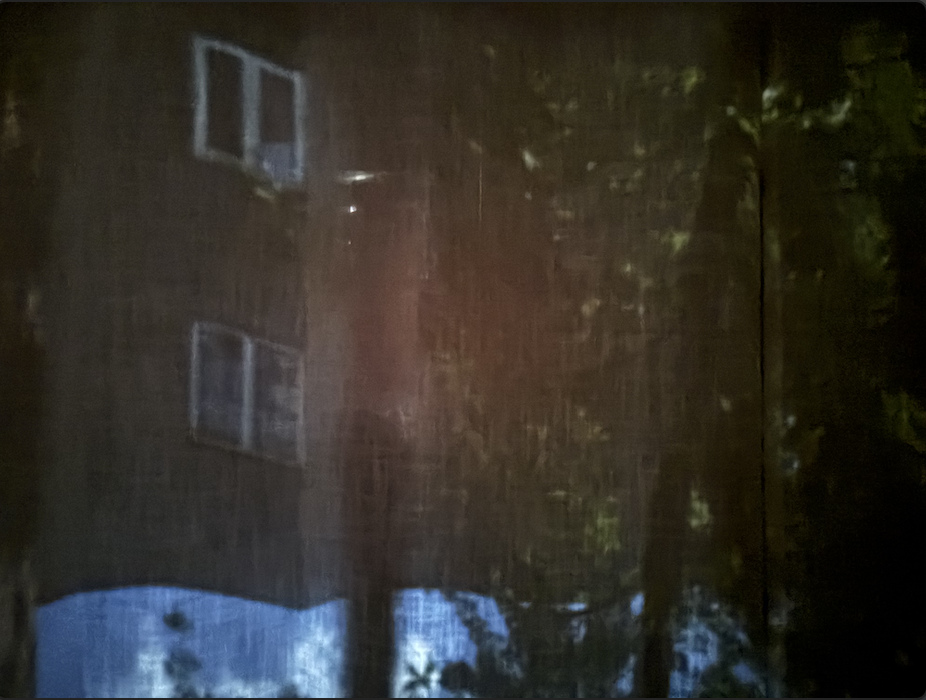
#> input picture data/room_pinhole_projection.png, 926 x 700 px, given in place of campus.tiff, which was not available
$ python all_python_code.py
#> lines starting #> are read from the running program, lines starting #| are printed output that depends on the picture; pictures that were not available may be replaced by others from this repository, and a replacement may not be noted
import skimage
import numpy as np
import matplotlib
import matplotlib.pyplot as plt

import scipy
matplotlib.use('Qt5Agg')

image = skimage.io.imread("data/campus.tiff")
#> image is the input picture: shape (700, 926, 4); mean R, G, B, A 49.2, 46.1, 40.1, 255
# [6 lines of commented-out code are left out]

image = image.astype(np.float64)

#########Linearization
# black is 150 -> , white is 4095 -> 1
image = image - 150.0
image = image / (4095.0-150.0)
image = np.clip(image, 0.0, 1.0)
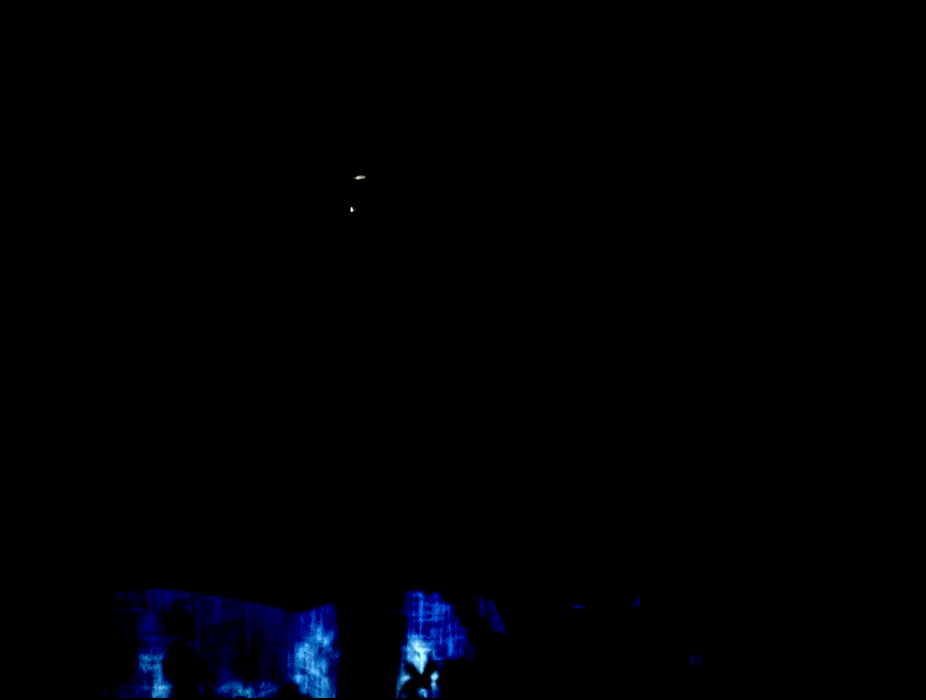
#> image: shape (700, 926, 4) float64; mean R, G, B, A 2.2e-05, 9.46e-05, 0.000349, 0.0266; drawn with min black and max white

# fig,axs = plt.subplots(2, 2, figsize=(12, 4))
# axs[0,0].imshow(image[::2, ::2], cmap='gray')
# axs[0,1].imshow(image[::2, 1::2], cmap='gray')
# axs[1,0].imshow(image[1::2, ::2], cmap='gray')
# axs[1,1].imshow(image[1::2, 1::2], cmap='gray')
# plt.show()

###############White Balancing (Automatic)
reds = image[::2, ::2]
greens1 = image[::2, 1::2]
greens2 = image[1::2, ::2]
blues = image[1::2, 1::2]


rmax = np.max(reds)
#> rmax = 0.0266
gmax = np.max((np.max(greens1), np.max(greens2)))
#> gmax = 0.0266
bmax = np.max(blues)
#> bmax = 0.0266

WB_white_world = np.empty(image.shape, dtype=image.dtype)
WB_white_world[::2, ::2] = reds*gmax/rmax
#> WB_white_world: shape (700, 926, 4) float64; 0% of the values are NaN or infinite; the others: min -1.73e+308, max 7e+299, mean -inf
WB_white_world[::2, 1::2] = greens1
WB_white_world[1::2, ::2] = greens2
#> WB_white_world: shape (700, 926, 4) float64; 0% of the values are NaN or infinite; the others: min -1.73e+308, max 6.29e+288, mean -inf
WB_white_world[1::2, 1::2] = blues*gmax/bmax

ravg = np.average(reds)
#> ravg = 0.00677
gavg = np.average((np.average(greens1), np.average(greens2)))
#> gavg = 0.00677
bavg = np.average(blues)
#> bavg = 0.00677
WB_gray_world = np.empty(image.shape, dtype=image.dtype)
WB_gray_world[::2, ::2] = reds*gavg/ravg
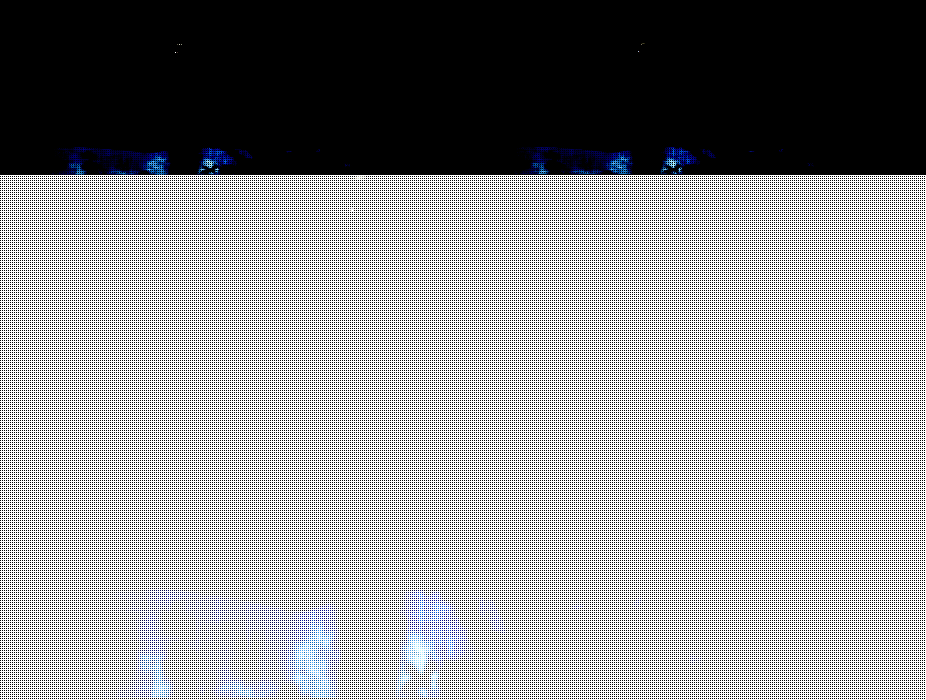
#> WB_gray_world: shape (700, 926, 4) float64; mean R, G, B, A 9.57e-06, 4.12e-05, 0.000153, 0.0116; transparent parts drawn white
WB_gray_world[::2, 1::2] = greens1
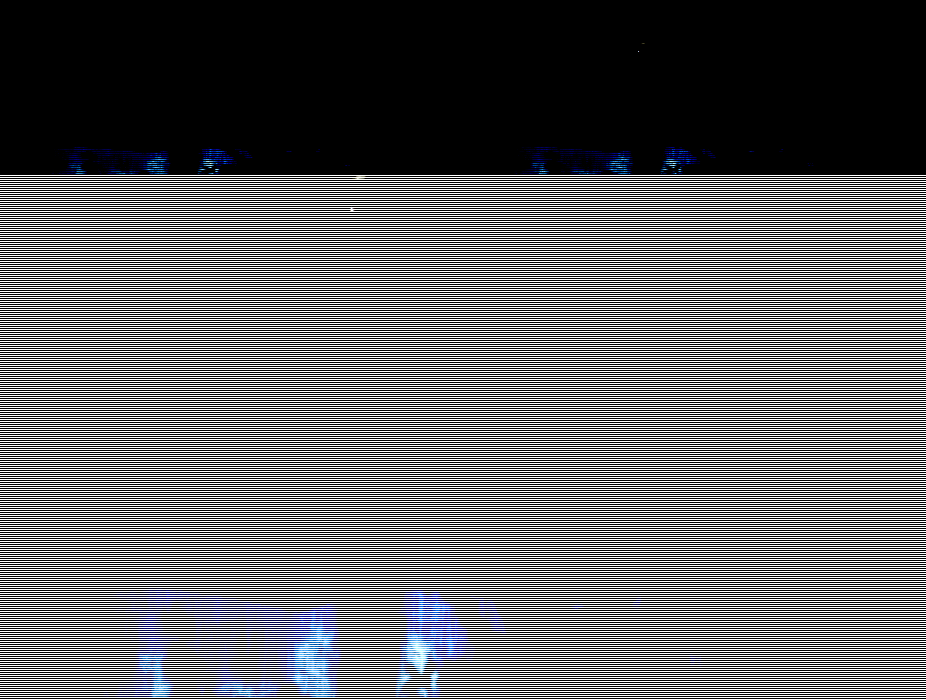
#> WB_gray_world: shape (700, 926, 4) float64; mean R, G, B, A 1.37e-05, 5.88e-05, 0.000218, 0.0166; transparent parts drawn white
WB_gray_world[1::2, ::2] = greens2
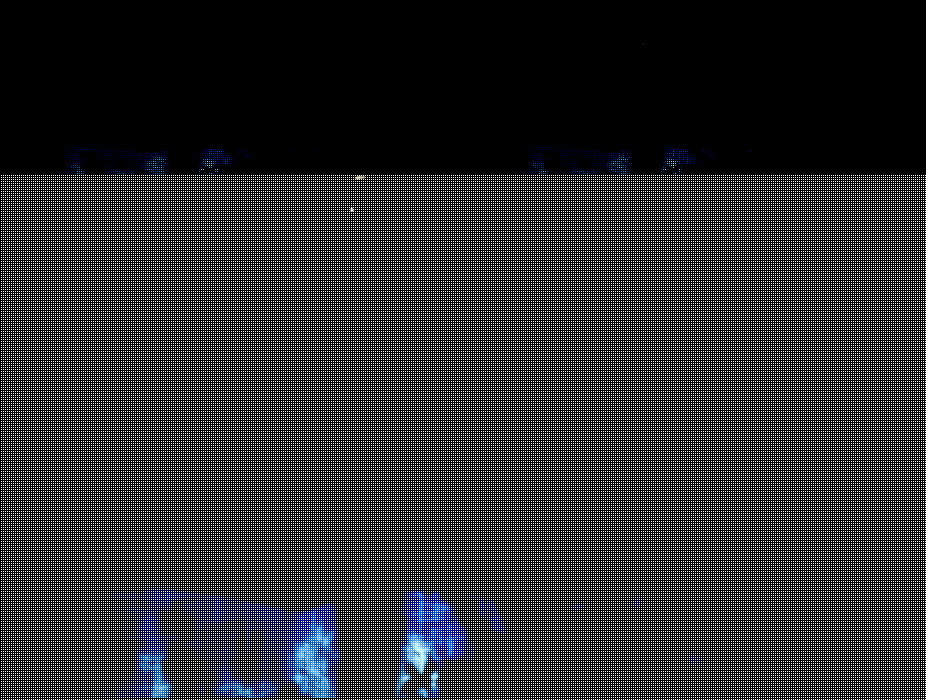
#> WB_gray_world: shape (700, 926, 4) float64; mean R, G, B, A 1.78e-05, 7.67e-05, 0.000283, 0.0216; transparent parts drawn white
WB_gray_world[1::2, 1::2] = blues*gavg/bavg
#print(ravg, bavg, gavg)

WB_camera = np.empty(image.shape, dtype=image.dtype)
WB_camera[::2, ::2] = reds*2.394531
#> WB_camera: shape (700, 926, 4) float64; 0.01% of the values are NaN or infinite; the others: min -1.67e+308, max 5.46e+303, mean -inf
WB_camera[::2, 1::2] = greens1
WB_camera[1::2, ::2] = greens2
#> WB_camera: shape (700, 926, 4) float64; 0% of the values are NaN or infinite; the others: min -1.66e+308, max 5.46e+303, mean -inf
WB_camera[1::2, 1::2] = blues*1.597656
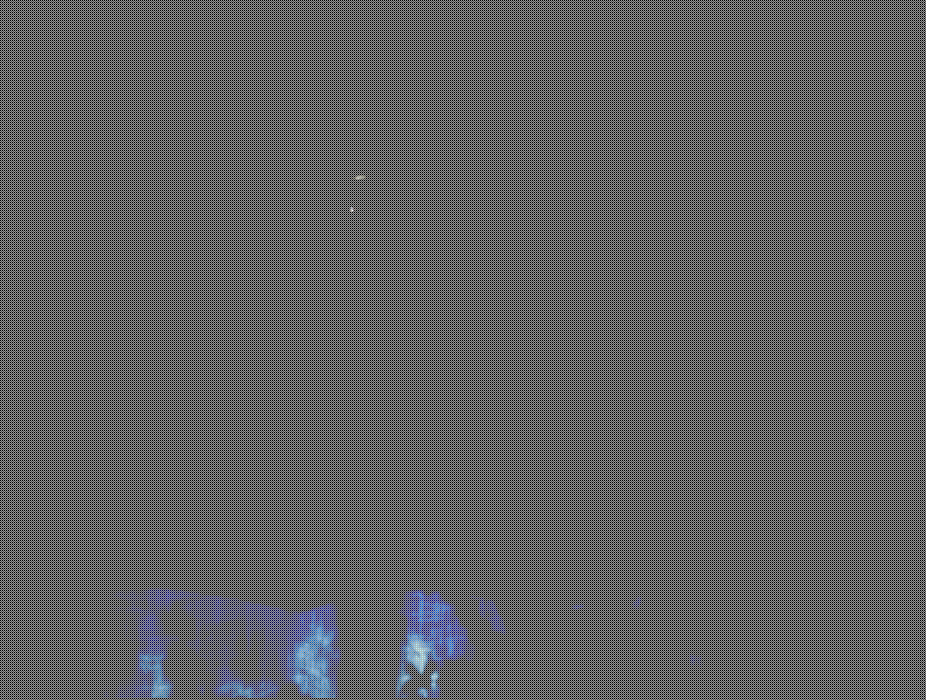
#> WB_camera: shape (700, 926, 4) float64; mean R, G, B, A 3.29e-05, 0.000142, 0.000523, 0.0399; transparent parts drawn white

# fig,axs = plt.subplots(2, 2, figsize=(12, 4))
# axs[0,0].imshow(WB_white_world, cmap='gray')
# axs[0,1].imshow(WB_gray_world, cmap='gray')
# axs[1,0].imshow(WB_camera, cmap='gray')


#########Use this to select an automatic white balancing method
WB_choice=WB_camera

#############Demosiacing
rgb_out = np.zeros((4016, 6016, 3), dtype=image.dtype)

grid_y = np.arange(4016)
grid_x = np.arange(6016)
target_points = np.vstack(np.meshgrid(grid_y, grid_x, indexing='ij')).reshape(2, -1).T

#> (the run stopped early here; a loop or call above may not have finished)
